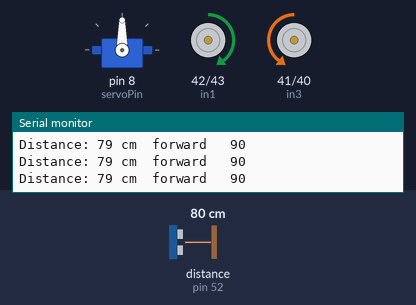
The sketch below on a simulated Arduino Mega 2560, built with avr-gcc and run on an emulated ATmega2560. Shown: servo, motor-driver pin pairs drawn as motors (green arrow = first pin HIGH = forward, orange = second pin HIGH = backward, longer = more drive, scaled by the enable pin), the last lines printed to the serial monitor. Wiring (inferred from the names in the program): ultrasonic range finder: trigger pin 53; echo pin 52. Inputs (shaded band) come from the test bench; at power-on: distance to the obstacle (sensor on pin 52) 80 cm. The echo pulse lasts 58.3 µs per cm.

Above: at 1.2 s.
1.3 s: distance to the obstacle (sensor on pin 52) set to 17 cm
4.3 s: distance to the obstacle (sensor on pin 52) set to 14 cm
At 4.57 s:
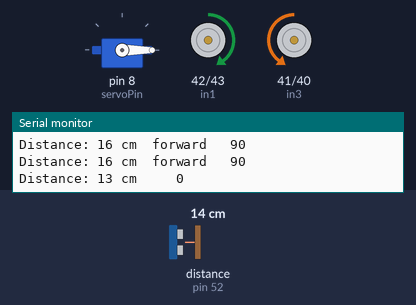
7.3 s: distance to the obstacle (sensor on pin 52) set to 18 cm
At 8.3 s:
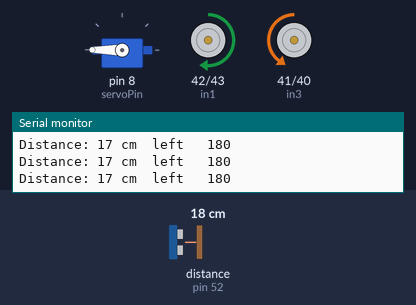
8.9 s: distance to the obstacle (sensor on pin 52) set to 2 cm
At 11.8 s:
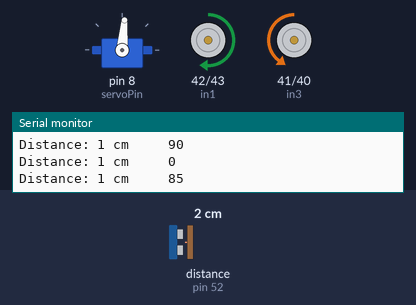
11.9 s: distance to the obstacle (sensor on pin 52) set to 35 cm
At 12.6 s:
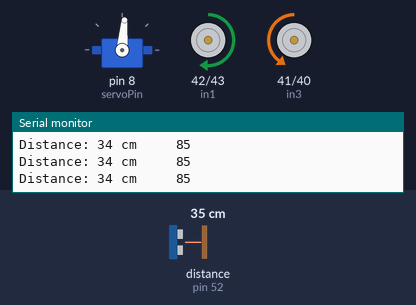
13.4 s: distance to the obstacle (sensor on pin 52) set to 4 cm
At 14.05 s:
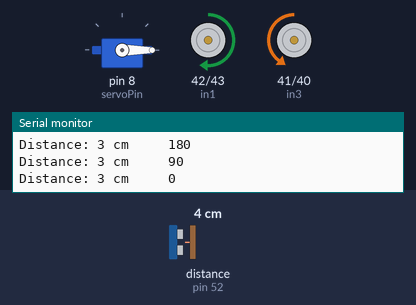
Timing chart, 0 to 17.4 s (numbered marks = the images above; inputs shaded):
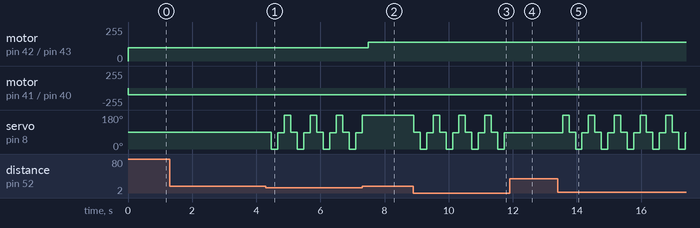

The sketch:

ultra_bot.ino
```cpp
#include <Servo.h>

// Define constants
#define trigPin 53
#define echoPin 52
#define servoPin 8
#define in1 42
#define in2 43
#define in3 41
#define in4 40
#define en2 7
#define en1 6

// Define variables
Servo myservo;
int distance;
int angle = 90;
int mindist=15;
void setup() {
  // Initialize serial communication
  Serial.begin(9600);

  // Configure pins
  pinMode(trigPin, OUTPUT);
  pinMode(echoPin, INPUT);
  pinMode(in1, OUTPUT);
  pinMode(in2, OUTPUT);
  pinMode(in3, OUTPUT);
  pinMode(in4, OUTPUT);
  pinMode(en1, OUTPUT);
  pinMode(en2, OUTPUT);

  // Initialize servo
  myservo.attach(servoPin);

  // Set the initial angle of the servo
  myservo.write(angle);
}

void loop() {
  // Measure the distance
  digitalWrite(trigPin, LOW);
  delayMicroseconds(2);
  digitalWrite(trigPin, HIGH);
  delayMicroseconds(10);
  digitalWrite(trigPin, LOW);
  distance = pulseIn(echoPin, HIGH) / 58.2;

  // Print the distance
  Serial.print("Distance: ");
  Serial.print(distance);
  Serial.print(" cm  ");

  // Check if there is an obstacle within 20 cm
  if (distance < mindist) {
//    // Move the robot backward and turn the servo to avoid the obstacle
//    digitalWrite(in1, LOW);
//    digitalWrite(in2, HIGH);
//    digitalWrite(in3, HIGH);
//    digitalWrite(in4, LOW);
//   analogWrite(en1,100);
//   analogWrite(en2,100);
    if (angle == 90) {
      angle = 0;
    } else if (angle == 0) {
      angle = 85;
    }
    else if(angle == 85){
      angle = 180;
    }
    else if(angle == 180){
      angle = 90;
    }


    myservo.write(angle);
  } if(angle==90 && distance>mindist) {
    // Move the robot forward
    digitalWrite(in1, HIGH);
    digitalWrite(in2, LOW);
    digitalWrite(in3, LOW);
    digitalWrite(in4, HIGH);
    analogWrite(en1,100);
    analogWrite(en2,100);
    Serial.print("forward");

  }
  if(angle==0 && distance>mindist) {
    // Move the robot right
    digitalWrite(in1, HIGH);
    digitalWrite(in2, LOW);
    digitalWrite(in3, LOW);
    digitalWrite(in4, HIGH);
    analogWrite(en1,100);
    analogWrite(en2,140);
    Serial.print("right");
  }
  if(angle==180 && distance>mindist) {
    // Move the robot left
    digitalWrite(in1, HIGH);
    digitalWrite(in2, LOW);
    digitalWrite(in3, LOW);
    digitalWrite(in4, HIGH);
    analogWrite(en1, 140);
    analogWrite(en2, 100);
    Serial.print("left");


  }//delay(2000);
//  if(angle!=90){
//    angle=90;
//  }

  // Wait for 200ms before measuring the distance again
  delay(200);
  Serial.print("   ");
  Serial.println(angle);


}
```

Measured:
- the behaviour switches between 16 and 15 cm on distance to the obstacle (sensor on pin 52) (found by bisection; images 0 and 1)
- after the input at 4.3 s, servo on pin 8 (servoPin): 90° → 0° after 0.17 s, then repeats every 0.81 s: 85° 0.20 s, 180° 0.20 s, 90° 0.20 s, 0° 0.20 s
- after the input at 7.3 s, motor on pin 42 (in1) / pin 43 (in2): forward 100/255 → forward 140/255 after 0.20 s; servo on pin 8 (servoPin): stops changing and stays 180°
- after the input at 8.9 s, servo on pin 8 (servoPin): 180° → 90° at once, then repeats every 0.80 s: 0° 0.20 s, 85° 0.20 s, 180° 0.20 s, 90° 0.20 s
- after the input at 11.9 s, servo on pin 8 (servoPin): stops changing and stays 85°
- after the input at 13.4 s, servo on pin 8 (servoPin): 85° → 180° after 0.15 s, then repeats every 0.80 s: 90° 0.20 s, 0° 0.20 s, 85° 0.20 s, 180° 0.20 s
